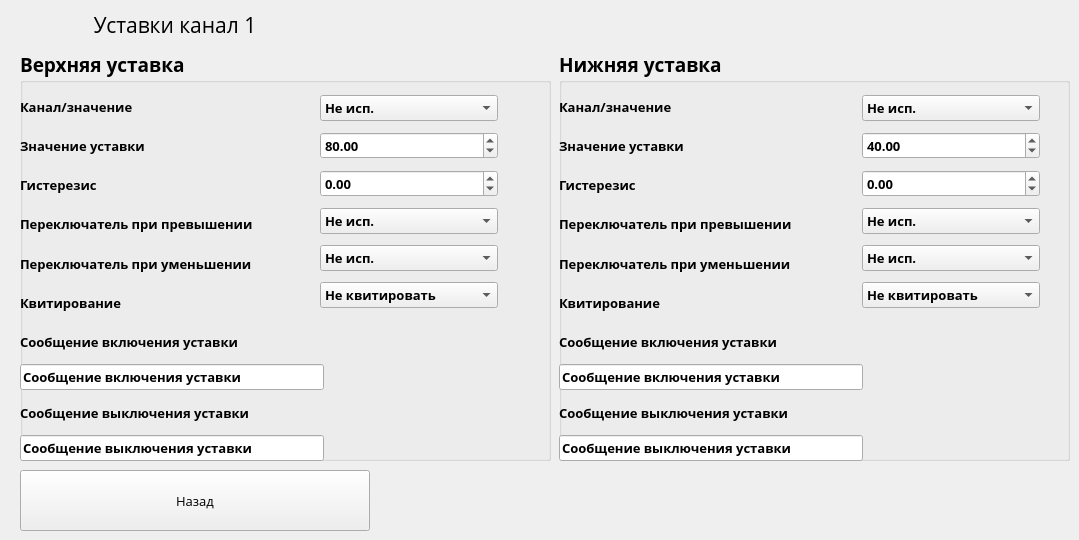
   <widget class="QWidget" name="page_2">
    <widget class="QLabel" name="label_87">
     <property name="geometry">
      <rect>
       <x>0</x>
       <y>0</y>
       <width>350</width>
       <height>50</height>
      </rect>
     </property>
     <property name="font">
      <font>
       <family>Open Sans</family>
       <pointsize>16</pointsize>
      </font>
     </property>
     <property name="text">
      <string>Уставки канал 1</string>
     </property>
     <property name="alignment">
      <set>Qt::AlignCenter</set>
     </property>
    </widget>
    <widget class="QGroupBox" name="groupBox_15">
     <property name="geometry">
      <rect>
       <x>559</x>
       <y>50</y>
       <width>511</width>
       <height>411</height>
      </rect>
     </property>
     <property name="font">
      <font>
       <family>Open Sans</family>
       <pointsize>14</pointsize>
       <weight>75</weight>
       <bold>true</bold>
      </font>
     </property>
     <property name="title">
      <string>Нижняя уставка</string>
     </property>
     <widget class="QWidget" name="layoutWidget">
      <property name="geometry">
       <rect>
        <x>0</x>
        <y>40</y>
        <width>304</width>
        <height>371</height>
       </rect>
      </property>
      <layout class="QVBoxLayout" name="verticalLayout_3">
       <item>
        <widget class="QLabel" name="label_100">
         <property name="font">
          <font>
           <family>Open Sans</family>
           <pointsize>10</pointsize>
           <weight>75</weight>
           <bold>true</bold>
          </font>
         </property>
         <property name="text">
          <string>Канал/значение</string>
         </property>
        </widget>
       </item>
       <item>
        <widget class="QLabel" name="label_91">
         <property name="font">
          <font>
           <family>Open Sans</family>
           <pointsize>10</pointsize>
           <weight>75</weight>
           <bold>true</bold>
          </font>
         </property>
         <property name="text">
          <string>Значение уставки</string>
         </property>
        </widget>
       </item>
       <item>
        <widget class="QLabel" name="label_101">
         <property name="font">
          <font>
           <family>Open Sans</family>
           <pointsize>10</pointsize>
           <weight>75</weight>
           <bold>true</bold>
          </font>
         </property>
         <property name="text">
          <string>Гистерезис</string>
         </property>
        </widget>
       </item>
       <item>
        <widget class="QLabel" name="label_90">
         <property name="font">
          <font>
           <family>Open Sans</family>
           <pointsize>10</pointsize>
           <weight>75</weight>
           <bold>true</bold>
          </font>
         </property>
         <property name="text">
          <string>Переключатель при превышении</string>
         </property>
        </widget>
       </item>
       <item>
        <widget class="QLabel" name="label_88">
         <property name="font">
          <font>
           <family>Open Sans</family>
           <pointsize>10</pointsize>
           <weight>75</weight>
           <bold>true</bold>
          </font>
         </property>
         <property name="text">
          <string>Переключатель при уменьшении</string>
         </property>
        </widget>
       </item>
       <item>
        <widget class="QLabel" name="label_106">
         <property name="font">
          <font>
           <family>Open Sans</family>
           <pointsize>10</pointsize>
           <weight>75</weight>
           <bold>true</bold>
          </font>
         </property>
         <property name="text">
          <string>Квитирование</string>
         </property>
        </widget>
       </item>
       <item>
        <widget class="QLabel" name="label_92">
         <property name="font">
          <font>
           <family>Open Sans</family>
           <pointsize>10</pointsize>
           <weight>75</weight>
           <bold>true</bold>
          </font>
         </property>
         <property name="text">
          <string>Сообщение включения уставки</string>
         </property>
        </widget>
       </item>
       <item>
        <widget class="QLineEdit" name="State2LowMessageChannel_1">
         <property name="font">
          <font>
           <family>Open Sans</family>
           <pointsize>10</pointsize>
           <weight>75</weight>
           <bold>true</bold>
          </font>
         </property>
         <property name="text">
          <string>Сообщение включения уставки</string>
         </property>
        </widget>
       </item>
       <item>
        <widget class="QLabel" name="label_89">
         <property name="font">
          <font>
           <family>Open Sans</family>
           <pointsize>10</pointsize>
           <weight>75</weight>
           <bold>true</bold>
          </font>
         </property>
         <property name="text">
          <string>Сообщение выключения уставки</string>
         </property>
        </widget>
       </item>
       <item>
        <widget class="QLineEdit" name="State2HighMessageChannel_1">
         <property name="font">
          <font>
           <family>Open Sans</family>
           <pointsize>10</pointsize>
           <weight>75</weight>
           <bold>true</bold>
          </font>
         </property>
         <property name="text">
          <string>Сообщение выключения уставки</string>
         </property>
        </widget>
       </item>
      </layout>
     </widget>
     <widget class="QWidget" name="layoutWidget">
      <property name="geometry">
       <rect>
        <x>303</x>
        <y>40</y>
        <width>178</width>
        <height>225</height>
       </rect>
      </property>
      <layout class="QVBoxLayout" name="verticalLayout_19">
       <item>
        <widget class="QComboBox" name="comboBox_2">
         <property name="font">
          <font>
           <pointsize>10</pointsize>
          </font>
         </property>
         <property name="currentIndex">
          <number>0</number>
         </property>
         <item>
          <property name="text">
           <string>Не исп.</string>
          </property>
         </item>
         <item>
          <property name="text">
           <string>Канал 1</string>
          </property>
         </item>
         <item>
          <property name="text">
           <string>Канал 2</string>
          </property>
         </item>
         <item>
          <property name="text">
           <string>Канал 3</string>
          </property>
         </item>
         <item>
          <property name="text">
           <string>Канал 4</string>
          </property>
         </item>
        </widget>
       </item>
       <item>
        <widget class="QDoubleSpinBox" name="State2ValueChannel_1">
         <property name="font">
          <font>
           <family>Open Sans</family>
           <pointsize>10</pointsize>
           <weight>75</weight>
           <bold>true</bold>
          </font>
         </property>
         <property name="minimum">
          <double>-300.000000000000000</double>
         </property>
         <property name="maximum">
          <double>3000.000000000000000</double>
         </property>
         <property name="value">
          <double>40.000000000000000</double>
         </property>
        </widget>
       </item>
       <item>
        <widget class="QDoubleSpinBox" name="State2HisteresisChannel_1">
         <property name="font">
          <font>
           <family>Open Sans</family>
           <pointsize>10</pointsize>
           <weight>75</weight>
           <bold>true</bold>
          </font>
         </property>
         <property name="minimum">
          <double>-300.000000000000000</double>
         </property>
         <property name="maximum">
          <double>3000.000000000000000</double>
         </property>
         <property name="value">
          <double>0.000000000000000</double>
         </property>
        </widget>
       </item>
       <item>
        <widget class="QComboBox" name="State2_actionHigh_Channel_1">
         <property name="enabled">
          <bool>true</bool>
         </property>
         <property name="font">
          <font>
           <family>Open Sans</family>
           <pointsize>10</pointsize>
           <weight>75</weight>
           <bold>true</bold>
          </font>
         </property>
         <property name="currentIndex">
          <number>0</number>
         </property>
         <item>
          <property name="text">
           <string>Не исп.</string>
          </property>
         </item>
         <item>
          <property name="text">
           <string>Реле 1</string>
          </property>
         </item>
         <item>
          <property name="text">
           <string>Реле 2</string>
          </property>
         </item>
         <item>
          <property name="text">
           <string>Реле 3</string>
          </property>
         </item>
         <item>
          <property name="text">
           <string>Реле 4</string>
          </property>
         </item>
         <item>
          <property name="text">
           <string>Реле 5</string>
          </property>
         </item>
         <item>
          <property name="text">
           <string>Реле 6</string>
          </property>
         </item>
         <item>
          <property name="text">
           <string>Реле 7</string>
          </property>
         </item>
         <item>
          <property name="text">
           <string>Реле 8</string>
          </property>
         </item>
        </widget>
       </item>
       <item>
        <widget class="QComboBox" name="State2_actionLow_Channel_1">
         <property name="enabled">
          <bool>true</bool>
         </property>
         <property name="font">
          <font>
           <family>Open Sans</family>
           <pointsize>10</pointsize>
           <weight>75</weight>
           <bold>true</bold>
          </font>
         </property>
         <item>
          <property name="text">
           <string>Не исп.</string>
          </property>
         </item>
         <item>
          <property name="text">
           <string>Реле 1</string>
          </property>
         </item>
         <item>
          <property name="text">
           <string>Реле 2</string>
          </property>
         </item>
         <item>
          <property name="text">
           <string>Реле 3</string>
          </property>
         </item>
         <item>
          <property name="text">
           <string>Реле 4</string>
          </property>
         </item>
         <item>
          <property name="text">
           <string>Реле 5</string>
          </property>
         </item>
         <item>
          <property name="text">
           <string>Реле 6</string>
          </property>
         </item>
         <item>
          <property name="text">
           <string>Реле 7</string>
          </property>
         </item>
         <item>
          <property name="text">
           <string>Реле 8</string>
          </property>
         </item>
        </widget>
       </item>
       <item>
        <widget class="QComboBox" name="State2_Kvitir_Channel_1">
         <property name="enabled">
          <bool>true</bool>
         </property>
         <property name="font">
          <font>
           <family>Open Sans</family>
           <pointsize>10</pointsize>
           <weight>75</weight>
           <bold>true</bold>
          </font>
         </property>
         <item>
          <property name="text">
           <string>Не квитировать</string>
          </property>
         </item>
         <item>
          <property name="text">
           <string>Квитировать</string>
          </property>
         </item>
        </widget>
       </item>
      </layout>
     </widget>
    </widget>
    <widget class="QGroupBox" name="groupBox_9">
     <property name="geometry">
      <rect>
       <x>20</x>
       <y>50</y>
       <width>531</width>
       <height>411</height>
      </rect>
     </property>
     <property name="font">
      <font>
       <family>Open Sans</family>
       <pointsize>14</pointsize>
       <weight>75</weight>
       <bold>true</bold>
      </font>
     </property>
     <property name="title">
      <string>Верхняя уставка</string>
     </property>
     <widget class="QWidget" name="layoutWidget">
      <property name="geometry">
       <rect>
        <x>0</x>
        <y>40</y>
        <width>304</width>
        <height>371</height>
       </rect>
      </property>
      <layout class="QVBoxLayout" name="verticalLayout">
       <item>
        <widget class="QLabel" name="label_99">
         <property name="font">
          <font>
           <family>Open Sans</family>
           <pointsize>10</pointsize>
           <weight>75</weight>
           <bold>true</bold>
          </font>
         </property>
         <property name="text">
          <string>Канал/значение</string>
         </property>
        </widget>
       </item>
       <item>
        <widget class="QLabel" name="label_96">
         <property name="font">
          <font>
           <family>Open Sans</family>
           <pointsize>10</pointsize>
           <weight>75</weight>
           <bold>true</bold>
          </font>
         </property>
         <property name="text">
          <string>Значение уставки</string>
         </property>
        </widget>
       </item>
       <item>
        <widget class="QLabel" name="label_98">
         <property name="font">
          <font>
           <family>Open Sans</family>
           <pointsize>10</pointsize>
           <weight>75</weight>
           <bold>true</bold>
          </font>
         </property>
         <property name="text">
          <string>Гистерезис</string>
         </property>
        </widget>
       </item>
       <item>
        <widget class="QLabel" name="label_95">
         <property name="font">
          <font>
           <family>Open Sans</family>
           <pointsize>10</pointsize>
           <weight>75</weight>
           <bold>true</bold>
          </font>
         </property>
         <property name="text">
          <string>Переключатель при превышении</string>
         </property>
        </widget>
       </item>
       <item>
        <widget class="QLabel" name="label_93">
         <property name="font">
          <font>
           <family>Open Sans</family>
           <pointsize>10</pointsize>
           <weight>75</weight>
           <bold>true</bold>
          </font>
         </property>
         <property name="text">
          <string>Переключатель при уменьшении</string>
         </property>
        </widget>
       </item>
       <item>
        <widget class="QLabel" name="label_94">
         <property name="font">
          <font>
           <family>Open Sans</family>
           <pointsize>10</pointsize>
           <weight>75</weight>
           <bold>true</bold>
          </font>
         </property>
         <property name="text">
          <string>Квитирование</string>
         </property>
        </widget>
       </item>
       <item>
        <widget class="QLabel" name="label_105">
         <property name="font">
          <font>
           <family>Open Sans</family>
           <pointsize>10</pointsize>
           <weight>75</weight>
           <bold>true</bold>
          </font>
         </property>
         <property name="text">
          <string>Сообщение включения уставки</string>
         </property>
        </widget>
       </item>
       <item>
        <widget class="QLineEdit" name="State1HighMessageChannel_1">
         <property name="font">
          <font>
           <family>Open Sans</family>
           <pointsize>10</pointsize>
           <weight>75</weight>
           <bold>true</bold>
          </font>
         </property>
         <property name="text">
          <string>Сообщение включения уставки</string>
         </property>
        </widget>
       </item>
       <item>
        <widget class="QLabel" name="label_97">
         <property name="font">
          <font>
           <family>Open Sans</family>
           <pointsize>10</pointsize>
           <weight>75</weight>
           <bold>true</bold>
          </font>
         </property>
         <property name="text">
          <string>Сообщение выключения уставки</string>
         </property>
        </widget>
       </item>
       <item>
        <widget class="QLineEdit" name="State1LowMessageChannel_1">
         <property name="font">
          <font>
           <family>Open Sans</family>
           <pointsize>10</pointsize>
           <weight>75</weight>
           <bold>true</bold>
          </font>
         </property>
         <property name="text">
          <string>Сообщение выключения уставки</string>
         </property>
        </widget>
       </item>
      </layout>
     </widget>
     <widget class="QWidget" name="layoutWidget">
      <property name="geometry">
       <rect>
        <x>300</x>
        <y>40</y>
        <width>178</width>
        <height>225</height>
       </rect>
      </property>
      <layout class="QVBoxLayout" name="verticalLayout_2">
       <item>
        <widget class="QComboBox" name="comboBox">
         <property name="sizePolicy">
          <sizepolicy hsizetype="Preferred" vsizetype="Fixed">
           <horstretch>0</horstretch>
           <verstretch>0</verstretch>
          </sizepolicy>
         </property>
         <property name="font">
          <font>
           <pointsize>10</pointsize>
          </font>
         </property>
         <property name="contextMenuPolicy">
          <enum>Qt::DefaultContextMenu</enum>
         </property>
         <property name="layoutDirection">
          <enum>Qt::LeftToRight</enum>
         </property>
         <property name="editable">
          <bool>false</bool>
         </property>
         <property name="currentText">
          <string>Не исп.</string>
         </property>
         <property name="currentIndex">
          <number>0</number>
         </property>
         <property name="insertPolicy">
          <enum>QComboBox::InsertAtBottom</enum>
         </property>
         <property name="sizeAdjustPolicy">
          <enum>QComboBox::AdjustToContentsOnFirstShow</enum>
         </property>
         <item>
          <property name="text">
           <string>Не исп.</string>
          </property>
         </item>
         <item>
          <property name="text">
           <string>Канал 1</string>
          </property>
         </item>
         <item>
          <property name="text">
           <string>Канал 2</string>
          </property>
         </item>
         <item>
          <property name="text">
           <string>Канал 3</string>
          </property>
         </item>
         <item>
          <property name="text">
           <string>Канал 4</string>
          </property>
         </item>
        </widget>
       </item>
       <item>
        <widget class="QDoubleSpinBox" name="State1ValueChannel_1">
         <property name="font">
          <font>
           <family>Open Sans</family>
           <pointsize>10</pointsize>
           <weight>75</weight>
           <bold>true</bold>
          </font>
         </property>
         <property name="minimum">
          <double>-300.000000000000000</double>
         </property>
         <property name="maximum">
          <double>3000.000000000000000</double>
         </property>
         <property name="value">
          <double>80.000000000000000</double>
         </property>
        </widget>
       </item>
       <item>
        <widget class="QDoubleSpinBox" name="State1HisteresisChannel_1">
         <property name="font">
          <font>
           <family>Open Sans</family>
           <pointsize>10</pointsize>
           <weight>75</weight>
           <bold>true</bold>
          </font>
         </property>
         <property name="minimum">
          <double>-300.000000000000000</double>
         </property>
         <property name="maximum">
          <double>3000.000000000000000</double>
         </property>
         <property name="value">
          <double>0.000000000000000</double>
         </property>
        </widget>
       </item>
       <item>
        <widget class="QComboBox" name="State1_actionHigh_Channel_1">
         <property name="enabled">
          <bool>true</bool>
         </property>
         <property name="font">
          <font>
           <family>Open Sans</family>
           <pointsize>10</pointsize>
           <weight>75</weight>
           <bold>true</bold>
          </font>
         </property>
         <property name="currentIndex">
          <number>0</number>
         </property>
         <item>
          <property name="text">
           <string>Не исп.</string>
          </property>
         </item>
         <item>
          <property name="text">
           <string>Реле 1</string>
          </property>
         </item>
         <item>
          <property name="text">
           <string>Реле 2</string>
          </property>
         </item>
         <item>
          <property name="text">
           <string>Реле 3</string>
          </property>
         </item>
         <item>
          <property name="text">
           <string>Реле 4</string>
          </property>
         </item>
         <item>
          <property name="text">
           <string>Реле 5</string>
          </property>
         </item>
         <item>
          <property name="text">
           <string>Реле 6</string>
          </property>
         </item>
         <item>
          <property name="text">
           <string>Реле 7</string>
          </property>
         </item>
         <item>
          <property name="text">
           <string>Реле 8</string>
          </property>
         </item>
        </widget>
       </item>
       <item>
        <widget class="QComboBox" name="State1_actionLow_Channel_1">
         <property name="enabled">
          <bool>true</bool>
         </property>
         <property name="font">
          <font>
           <family>Open Sans</family>
           <pointsize>10</pointsize>
           <weight>75</weight>
           <bold>true</bold>
          </font>
         </property>
         <item>
          <property name="text">
           <string>Не исп.</string>
          </property>
         </item>
         <item>
          <property name="text">
           <string>Реле 1</string>
          </property>
         </item>
         <item>
          <property name="text">
           <string>Реле 2</string>
          </property>
         </item>
         <item>
          <property name="text">
           <string>Реле 3</string>
          </property>
         </item>
         <item>
          <property name="text">
           <string>Реле 4</string>
          </property>
         </item>
         <item>
          <property name="text">
           <string>Реле 5</string>
          </property>
         </item>
         <item>
          <property name="text">
           <string>Реле 6</string>
          </property>
         </item>
         <item>
          <property name="text">
           <string>Реле 7</string>
          </property>
         </item>
         <item>
          <property name="text">
           <string>Реле 8</string>
          </property>
         </item>
        </widget>
       </item>
       <item>
        <widget class="QComboBox" name="State1_Kvitir_Channel_1">
         <property name="enabled">
          <bool>true</bool>
         </property>
         <property name="font">
          <font>
           <family>Open Sans</family>
           <pointsize>10</pointsize>
           <weight>75</weight>
           <bold>true</bold>
          </font>
         </property>
         <property name="currentIndex">
          <number>0</number>
         </property>
         <item>
          <property name="text">
           <string>Не квитировать</string>
          </property>
         </item>
         <item>
          <property name="text">
           <string>Квитировать</string>
          </property>
         </item>
        </widget>
       </item>
      </layout>
     </widget>
    </widget>
    <widget class="QPushButton" name="pushButton_47">
     <property name="geometry">
      <rect>
       <x>20</x>
       <y>470</y>
       <width>350</width>
       <height>61</height>
      </rect>
     </property>
     <property name="font">
      <font>
       <family>Open Sans</family>
       <pointsize>10</pointsize>
      </font>
     </property>
     <property name="text">
      <string>Назад</string>
     </property>
    </widget>
   </widget>
